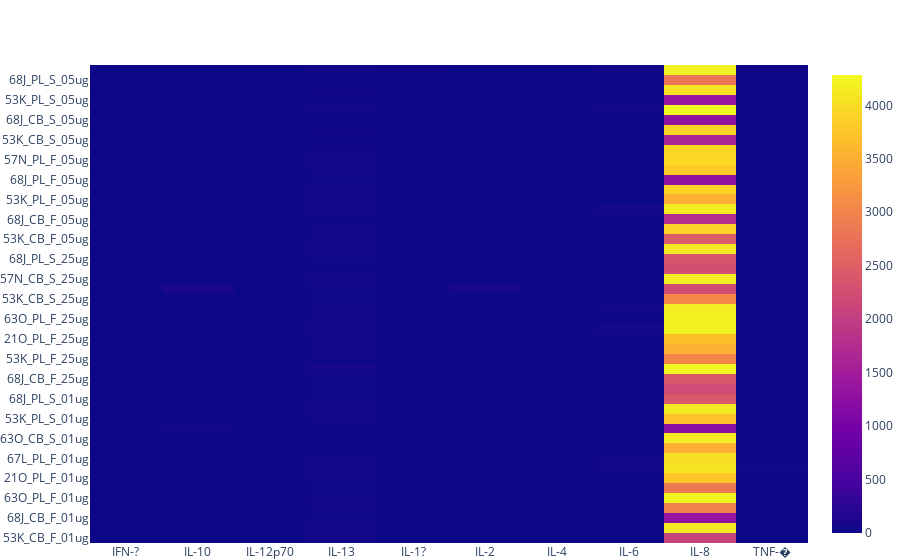

Notebook source saved alongside this figure:
### Code cell
showHM_All()

### Figure 1 — Plotly figure (JSON) as saved in the notebook; plotly's stock layout.template omitted (floating-point values rounded to 4 significant figures; data arrays with more than 128 entries replaced by an {"elided": "..."} marker saying what was removed)
{"data": [{"transpose": true, "type": "heatmap", "x": {"elided": "1360 str values"}, "y": {"elided": "1360 str values"}, "z": {"elided": "1360 float values"}}], "layout": {"autosize": true, "margin": {"b": 0, "l": 0, "r": 0, "t": 65}, "xaxis": {"autorange": true, "range": [-0.5, 9.5], "type": "category"}, "yaxis": {"autorange": true, "range": [-0.5, 47.5], "type": "category"}}}
